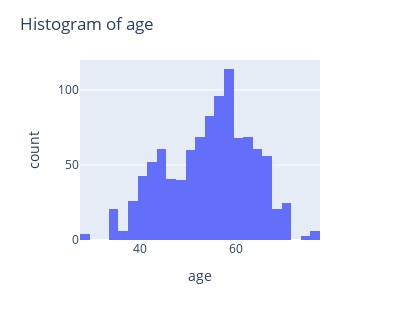
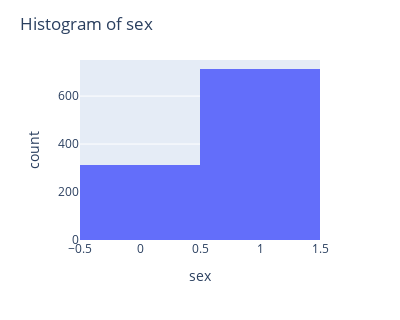
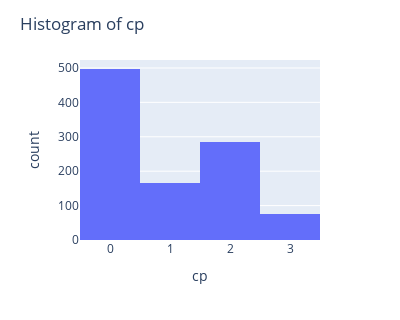
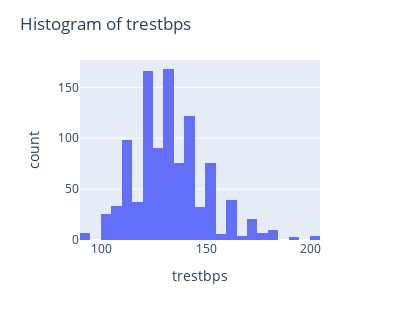

Source (notebook cell) for these figures, in order:
### Code cell
# Get histogram by plotly.express
df_hist = df.copy()
for column in df.columns:
    # fig_hist = ff.create_distplot([df_hist[column]], [column], show_hist=True, show_curve=True)
    fig_hist = px.histogram(df_hist, x=column)
    fig_hist.update_layout(width=400, height=320, title=f'Histogram of {column}')
    fig_hist.show()

### Figure 1 — Plotly figure (JSON) as saved in the notebook; plotly's stock layout.template omitted (floating-point values rounded to 4 significant figures; data arrays with more than 128 entries replaced by an {"elided": "..."} marker saying what was removed)
{"data": [{"alignmentgroup": "True", "bingroup": "x", "hovertemplate": "age=%{x}<br>count=%{y}<extra></extra>", "legendgroup": "", "marker": {"color": "#636efa", "pattern": {"shape": ""}}, "name": "", "offsetgroup": "", "orientation": "v", "showlegend": false, "type": "histogram", "x": {"elided": "1025 int values"}, "xaxis": "x", "yaxis": "y"}], "layout": {"barmode": "relative", "height": 320, "legend": {"tracegroupgap": 0}, "margin": {"t": 60}, "title": {"text": "Histogram of age"}, "width": 400, "xaxis": {"anchor": "y", "domain": [0, 1], "title": {"text": "age"}}, "yaxis": {"anchor": "x", "domain": [0, 1], "title": {"text": "count"}}}}

### Figure 2 — Plotly figure (JSON) as saved in the notebook; plotly's stock layout.template omitted (floating-point values rounded to 4 significant figures; data arrays with more than 128 entries replaced by an {"elided": "..."} marker saying what was removed)
{"data": [{"alignmentgroup": "True", "bingroup": "x", "hovertemplate": "sex=%{x}<br>count=%{y}<extra></extra>", "legendgroup": "", "marker": {"color": "#636efa", "pattern": {"shape": ""}}, "name": "", "offsetgroup": "", "orientation": "v", "showlegend": false, "type": "histogram", "x": {"elided": "1025 int values"}, "xaxis": "x", "yaxis": "y"}], "layout": {"barmode": "relative", "height": 320, "legend": {"tracegroupgap": 0}, "margin": {"t": 60}, "title": {"text": "Histogram of sex"}, "width": 400, "xaxis": {"anchor": "y", "domain": [0, 1], "title": {"text": "sex"}}, "yaxis": {"anchor": "x", "domain": [0, 1], "title": {"text": "count"}}}}

### Figure 3 — Plotly figure (JSON) as saved in the notebook; plotly's stock layout.template omitted (floating-point values rounded to 4 significant figures; data arrays with more than 128 entries replaced by an {"elided": "..."} marker saying what was removed)
{"data": [{"alignmentgroup": "True", "bingroup": "x", "hovertemplate": "cp=%{x}<br>count=%{y}<extra></extra>", "legendgroup": "", "marker": {"color": "#636efa", "pattern": {"shape": ""}}, "name": "", "offsetgroup": "", "orientation": "v", "showlegend": false, "type": "histogram", "x": {"elided": "1025 int values"}, "xaxis": "x", "yaxis": "y"}], "layout": {"barmode": "relative", "height": 320, "legend": {"tracegroupgap": 0}, "margin": {"t": 60}, "title": {"text": "Histogram of cp"}, "width": 400, "xaxis": {"anchor": "y", "domain": [0, 1], "title": {"text": "cp"}}, "yaxis": {"anchor": "x", "domain": [0, 1], "title": {"text": "count"}}}}

### Figure 4 — Plotly figure (JSON) as saved in the notebook; plotly's stock layout.template omitted (floating-point values rounded to 4 significant figures; data arrays with more than 128 entries replaced by an {"elided": "..."} marker saying what was removed)
{"data": [{"alignmentgroup": "True", "bingroup": "x", "hovertemplate": "trestbps=%{x}<br>count=%{y}<extra></extra>", "legendgroup": "", "marker": {"color": "#636efa", "pattern": {"shape": ""}}, "name": "", "offsetgroup": "", "orientation": "v", "showlegend": false, "type": "histogram", "x": {"elided": "1025 int values"}, "xaxis": "x", "yaxis": "y"}], "layout": {"barmode": "relative", "height": 320, "legend": {"tracegroupgap": 0}, "margin": {"t": 60}, "title": {"text": "Histogram of trestbps"}, "width": 400, "xaxis": {"anchor": "y", "domain": [0, 1], "title": {"text": "trestbps"}}, "yaxis": {"anchor": "x", "domain": [0, 1], "title": {"text": "count"}}}}
